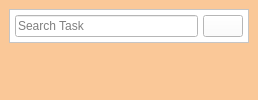
                  <widget class="QWidget" name="headerFrame" native="true">
                   <property name="styleSheet">
                    <string notr="true">background-color:#FAC898;</string>
                   </property>
                   <layout class="QHBoxLayout" name="horizontalLayout_2">
                    <property name="spacing">
                     <number>0</number>
                    </property>
                    <property name="leftMargin">
                     <number>0</number>
                    </property>
                    <property name="topMargin">
                     <number>0</number>
                    </property>
                    <property name="rightMargin">
                     <number>0</number>
                    </property>
                    <property name="bottomMargin">
                     <number>10</number>
                    </property>
                    <item>
                     <widget class="QWidget" name="mainMenuButton" native="true">
                      <widget class="QPushButton" name="menuButton">
                       <property name="geometry">
                        <rect>
                         <x>12</x>
                         <y>14</y>
                         <width>30</width>
                         <height>30</height>
                        </rect>
                       </property>
                       <property name="minimumSize">
                        <size>
                         <width>30</width>
                         <height>30</height>
                        </size>
                       </property>
                       <property name="maximumSize">
                        <size>
                         <width>30</width>
                         <height>30</height>
                        </size>
                       </property>
                       <property name="sizeIncrement">
                        <size>
                         <width>10</width>
                         <height>10</height>
                        </size>
                       </property>
                       <property name="styleSheet">
                        <string notr="true">image: url(:/icons/assets/icons/align-justify.svg);
magin-left: 3px</string>
                       </property>
                       <property name="text">
                        <string/>
                       </property>
                       <property name="iconSize">
                        <size>
                         <width>18</width>
                         <height>18</height>
                        </size>
                       </property>
                       <property name="checkable">
                        <bool>true</bool>
                       </property>
                      </widget>
                      <widget class="QLabel" name="homeHeader">
                       <property name="geometry">
                        <rect>
                         <x>50</x>
                         <y>20</y>
                         <width>45</width>
                         <height>19</height>
                        </rect>
                       </property>
                       <property name="font">
                        <font>
                         <pointsize>16</pointsize>
                         <bold>true</bold>
                        </font>
                       </property>
                       <property name="text">
                        <string>Home</string>
                       </property>
                      </widget>
                     </widget>
                    </item>
                    <item alignment="Qt::AlignHCenter">
                     <widget class="QWidget" name="mainSearchFrame" native="true">
                      <property name="styleSheet">
                       <string notr="true"/>
                      </property>
                      <layout class="QHBoxLayout" name="horizontalLayout_4">
                       <item alignment="Qt::AlignTop">
                        <widget class="QFrame" name="searchFrame">
                         <property name="minimumSize">
                          <size>
                           <width>240</width>
                           <height>0</height>
                          </size>
                         </property>
                         <property name="styleSheet">
                          <string notr="true">background-color:#fff;
</string>
                         </property>
                         <property name="frameShape">
                          <enum>QFrame::StyledPanel</enum>
                         </property>
                         <property name="frameShadow">
                          <enum>QFrame::Raised</enum>
                         </property>
                         <layout class="QHBoxLayout" name="horizontalLayout_5" stretch="0,0">
                          <property name="spacing">
                           <number>5</number>
                          </property>
                          <property name="leftMargin">
                           <number>5</number>
                          </property>
                          <property name="topMargin">
                           <number>5</number>
                          </property>
                          <property name="rightMargin">
                           <number>5</number>
                          </property>
                          <property name="bottomMargin">
                           <number>5</number>
                          </property>
                          <item>
                           <widget class="QLineEdit" name="lineEdit">
                            <property name="styleSheet">
                             <string notr="true"/>
                            </property>
                            <property name="placeholderText">
                             <string>Search Task</string>
                            </property>
                           </widget>
                          </item>
                          <item>
                           <widget class="QPushButton" name="pushButton">
                            <property name="text">
                             <string/>
                            </property>
                            <property name="icon">
                             <iconset>
                              <normaloff>:/icons_v2/search.svg</normaloff>:/icons_v2/search.svg</iconset>
                            </property>
                            <property name="iconSize">
                             <size>
                              <width>24</width>
                              <height>24</height>
                             </size>
                            </property>
                           </widget>
                          </item>
                         </layout>
                        </widget>
                       </item>
                      </layout>
                     </widget>
                    </item>
                    <item>
                     <widget class="QWidget" name="mainAccountFrame" native="true">
                      <layout class="QHBoxLayout" name="horizontalLayout_6">
                       <property name="spacing">
                        <number>0</number>
                       </property>
                       <property name="leftMargin">
                        <number>0</number>
                       </property>
                       <property name="topMargin">
                        <number>0</number>
                       </property>
                       <property name="rightMargin">
                        <number>0</number>
                       </property>
                       <property name="bottomMargin">
                        <number>0</number>
                       </property>
                      </layout>
                     </widget>
                    </item>
                   </layout>
                  </widget>
